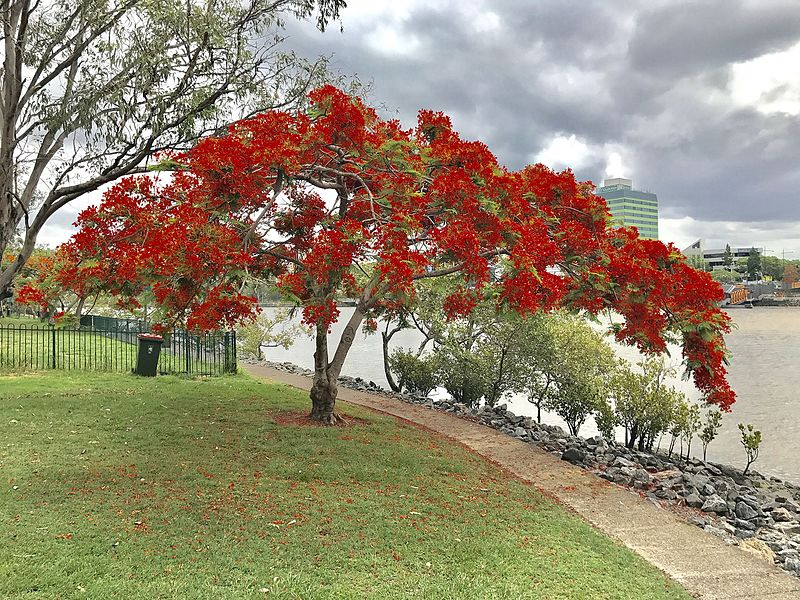
#> input picture Brouillons/Brouillon_Encodage image/image.bmp, 800 x 600 px
$ python 'WIP_Encodage_image_autre_méthode.py'
#> lines starting #> are read from the running program, lines starting #| are printed output that depends on the picture
# -*- coding: utf-8 -*-
from PIL import Image
import numpy as np

#fonctions
def ouvrir_fichier(nom_fichier_txt):
#> called with nom_fichier_txt = 'message_à_encoder.txt'
    with open(nom_fichier_txt) as fobj:
#> (reads Encodage image/message_à_encoder.txt from the repository)
        message=fobj.read()
    return message

def encoder(message):
    message_codé=int.from_bytes(message.encode(), 'big')
    message_codé=conv_bse6(message_codé)
    return str(message_codé)

def conv_bse6(mess_bse_10):   #convertir en base 6 pour gagner de l'espace
    mess_bse_6 = ""
    while mess_bse_10>0:
        reste=mess_bse_10%6
        mess_bse_6=str(reste)+mess_bse_6
        mess_bse_10=mess_bse_10//6
    return mess_bse_6

def créer_grande_matrice():
    l_gm=(3*l) #longueur grande matrice
    h_gm=(3*h) #largeur grande matrice
    grande_matrice=np.zeros((l_gm,h_gm), dtype=int)
    for x in range(l):
        for y in range(h):
            p=im1.getpixel((x,y))
            for k in range(2):
                grande_matrice[x,y]=p[k]
    return grande_matrice,l_gm,h_gm

def remplacer_bit_faible(nombre, compteur):
    if(nombre>100):
        nombre=str(nombre)
        nombre2=(nombre[0]+nombre[1]+message_codé[compteur])
    elif(nombre>10):
        nombre=str(nombre)
        nombre2=(nombre[0]+message_codé[compteur])
    else:
        nombre=str(nombre)
        nombre2=(message_codé[compteur])
    return int(nombre2)

def matrice(couleur):
    matrice_sortie=np.zeros(im1.size, dtype=int)
    for y in range(h):
        for x in range(couleur,(l_gm-1),9):
            print(x)
            print(y)
            matrice_sortie[x,y]=grande_matrice[x,y]
    return matrice_sortie

#principal
message=ouvrir_fichier("message_à_encoder.txt")
message_codé=encoder(message)
print("La clé pour décoder le message secret est :", len(message_codé))

im1 = Image.open("image.bmp")
#> im1 is the input picture: PIL image 800x600 RGB; mean R, G, B 148.6, 136.8, 112.3
l, h=im1.size
#> l = 800; h = 600
cap=((l*h)*3)  #capacité de l'image
#> cap = 1440000

if (len(message_codé)>cap):
    print("Erreur : le message est trop long")
else:
    grande_matrice,l_gm,h_gm=créer_grande_matrice()
#> after the loop in créer_grande_matrice, `for x in range(l):`:
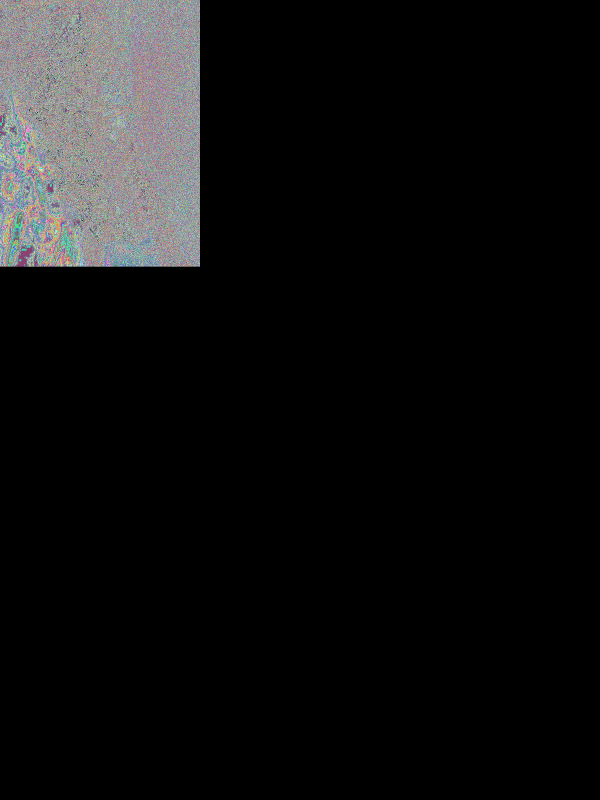
#> grande_matrice: shape (2400, 1800) int64 (shown at 1/3 size); 256 distinct labels, from 0 to 255; one colour per label, 0 black
#> l_gm = 2400; h_gm = 1800
    matrice_r=matrice(0)
#> after the loop in matrice, `for y in range(h):`:
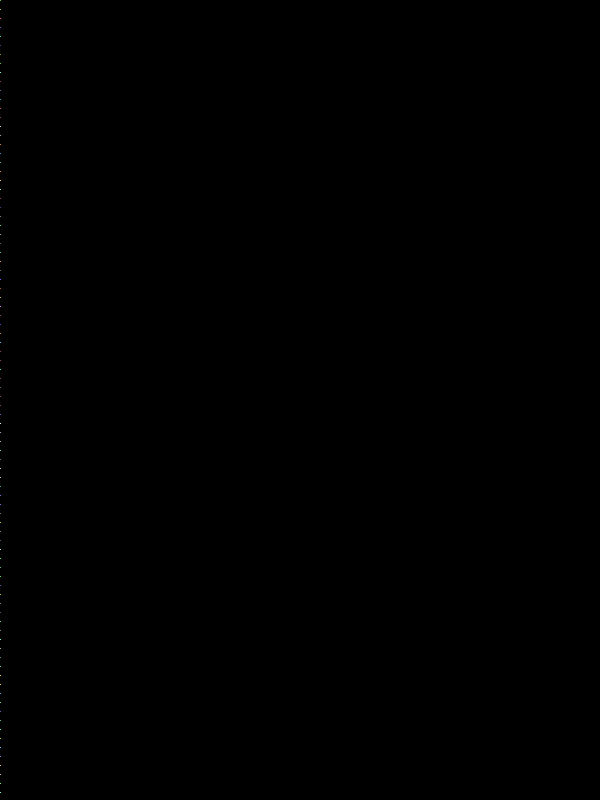
#> matrice_sortie: shape (800, 600) int64; 67 distinct labels, from 0 to 255; one colour per label, 0 black
#> (the run stopped early here; a loop or call above may not have finished)
